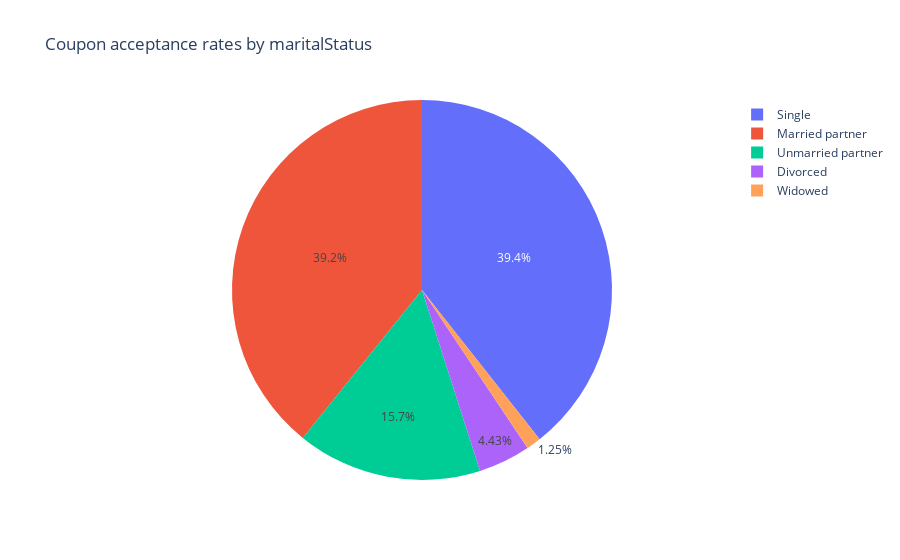

The code cell stored with this chart in its notebook:
### Code cell
# Pie chart to see the acceptance rate by marital status for Carryout & Take away coupons
fig_pie_carry_marital = px.pie(data_carryaway, values="Y", names="maritalStatus",title="Coupon acceptance rates by maritalStatus")
fig_pie_carry_marital.show()

### Figure 1 — Plotly figure (JSON) as saved in the notebook; plotly's stock layout.template omitted (floating-point values rounded to 4 significant figures; data arrays with more than 128 entries replaced by an {"elided": "..."} marker saying what was removed)
{"data": [{"domain": {"x": [0, 1], "y": [0, 1]}, "hovertemplate": "maritalStatus=%{label}<br>Y=%{value}<extra></extra>", "labels": {"elided": "2393 str values"}, "legendgroup": "", "name": "", "showlegend": true, "type": "pie", "values": {"elided": "2393 int values"}}], "layout": {"autosize": true, "legend": {"tracegroupgap": 0}, "title": {"text": "Coupon acceptance rates by maritalStatus"}}}
